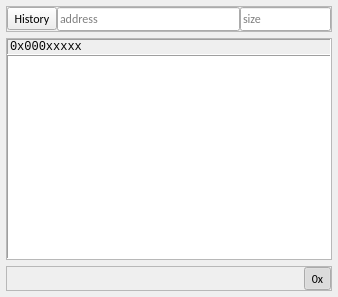
<?xml version="1.0" encoding="UTF-8"?>
<ui version="4.0">
 <class>Form</class>
 <widget class="QWidget" name="Form">
  <property name="geometry">
   <rect>
    <x>0</x>
    <y>0</y>
    <width>338</width>
    <height>297</height>
   </rect>
  </property>
  <property name="font">
   <font>
    <family>Calibri</family>
   </font>
  </property>
  <property name="windowTitle">
   <string>Form</string>
  </property>
  <layout class="QVBoxLayout" name="verticalLayout_2">
   <property name="leftMargin">
    <number>6</number>
   </property>
   <property name="topMargin">
    <number>6</number>
   </property>
   <property name="rightMargin">
    <number>6</number>
   </property>
   <property name="bottomMargin">
    <number>6</number>
   </property>
   <item>
    <widget class="QFrame" name="frame_2">
     <property name="frameShape">
      <enum>QFrame::StyledPanel</enum>
     </property>
     <property name="frameShadow">
      <enum>QFrame::Raised</enum>
     </property>
     <layout class="QHBoxLayout" name="horizontalLayout_3">
      <property name="leftMargin">
       <number>0</number>
      </property>
      <property name="topMargin">
       <number>0</number>
      </property>
      <property name="rightMargin">
       <number>0</number>
      </property>
      <property name="bottomMargin">
       <number>0</number>
      </property>
      <item>
       <layout class="QHBoxLayout" name="horizontalLayout">
        <property name="spacing">
         <number>0</number>
        </property>
        <item>
         <widget class="QToolButton" name="btnHistory">
          <property name="text">
           <string>History</string>
          </property>
          <property name="icon">
           <iconset resource="resource.qrc">
            <normaloff>:/action/images/vswin2019/History_16x.svg</normaloff>:/action/images/vswin2019/History_16x.svg</iconset>
          </property>
          <property name="popupMode">
           <enum>QToolButton::InstantPopup</enum>
          </property>
          <property name="toolButtonStyle">
           <enum>Qt::ToolButtonIconOnly</enum>
          </property>
         </widget>
        </item>
        <item>
         <widget class="QLineEdit" name="lineAddress">
          <property name="sizePolicy">
           <sizepolicy hsizetype="Expanding" vsizetype="Fixed">
            <horstretch>2</horstretch>
            <verstretch>0</verstretch>
           </sizepolicy>
          </property>
          <property name="placeholderText">
           <string>address</string>
          </property>
         </widget>
        </item>
        <item>
         <widget class="QLineEdit" name="lineSize">
          <property name="sizePolicy">
           <sizepolicy hsizetype="Expanding" vsizetype="Fixed">
            <horstretch>1</horstretch>
            <verstretch>0</verstretch>
           </sizepolicy>
          </property>
          <property name="toolTip">
           <string>Unit is byte</string>
          </property>
          <property name="placeholderText">
           <string>size</string>
          </property>
         </widget>
        </item>
       </layout>
      </item>
     </layout>
    </widget>
   </item>
   <item>
    <widget class="QFrame" name="frame_3">
     <property name="frameShape">
      <enum>QFrame::StyledPanel</enum>
     </property>
     <property name="frameShadow">
      <enum>QFrame::Raised</enum>
     </property>
     <layout class="QVBoxLayout" name="verticalLayout">
      <property name="spacing">
       <number>0</number>
      </property>
      <property name="leftMargin">
       <number>0</number>
      </property>
      <property name="topMargin">
       <number>0</number>
      </property>
      <property name="rightMargin">
       <number>0</number>
      </property>
      <property name="bottomMargin">
       <number>0</number>
      </property>
      <item>
       <widget class="QLabel" name="labelAddress">
        <property name="font">
         <font>
          <family>Consolas</family>
         </font>
        </property>
        <property name="frameShape">
         <enum>QFrame::Panel</enum>
        </property>
        <property name="frameShadow">
         <enum>QFrame::Sunken</enum>
        </property>
        <property name="text">
         <string>0x000xxxxx</string>
        </property>
        <property name="indent">
         <number>2</number>
        </property>
       </widget>
      </item>
      <item>
       <widget class="QTableView" name="tableMemory">
        <property name="styleSheet">
         <string notr="true">QHeaderView::section {border: 0; border-right: 1px solid #d8d8d8; border-bottom: 1px solid #d8d8d8;}</string>
        </property>
        <property name="frameShape">
         <enum>QFrame::Panel</enum>
        </property>
        <property name="frameShadow">
         <enum>QFrame::Sunken</enum>
        </property>
        <property name="showGrid">
         <bool>false</bool>
        </property>
        <attribute name="verticalHeaderMinimumSectionSize">
         <number>18</number>
        </attribute>
        <attribute name="verticalHeaderDefaultSectionSize">
         <number>18</number>
        </attribute>
        <attribute name="verticalHeaderStretchLastSection">
         <bool>true</bool>
        </attribute>
       </widget>
      </item>
     </layout>
    </widget>
   </item>
   <item>
    <widget class="QFrame" name="frame">
     <property name="frameShape">
      <enum>QFrame::StyledPanel</enum>
     </property>
     <property name="frameShadow">
      <enum>QFrame::Raised</enum>
     </property>
     <layout class="QHBoxLayout" name="horizontalLayout_2">
      <property name="leftMargin">
       <number>0</number>
      </property>
      <property name="topMargin">
       <number>0</number>
      </property>
      <property name="rightMargin">
       <number>0</number>
      </property>
      <property name="bottomMargin">
       <number>0</number>
      </property>
      <item>
       <spacer name="horizontalSpacer">
        <property name="orientation">
         <enum>Qt::Horizontal</enum>
        </property>
        <property name="sizeHint" stdset="0">
         <size>
          <width>40</width>
          <height>16</height>
         </size>
        </property>
       </spacer>
      </item>
      <item>
       <widget class="QToolButton" name="btnToggleHex">
        <property name="text">
         <string>0x</string>
        </property>
        <property name="checkable">
         <bool>true</bool>
        </property>
        <property name="checked">
         <bool>true</bool>
        </property>
        <property name="toolButtonStyle">
         <enum>Qt::ToolButtonTextOnly</enum>
        </property>
        <property name="autoRaise">
         <bool>true</bool>
        </property>
       </widget>
      </item>
     </layout>
    </widget>
   </item>
  </layout>
 </widget>
 <resources>
  <include location="resource.qrc"/>
 </resources>
 <connections/>
</ui>
